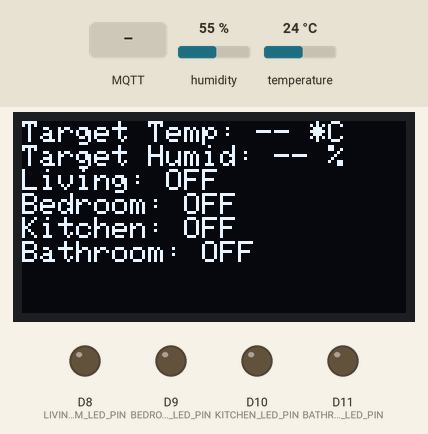
This sketch was run on a simulated Arduino Uno R4 WiFi. Shown: 128×64 one-colour display, output pins drawn as LEDs (lit = HIGH). The test bench sets the inputs (shaded band); at power-on: humidity 55 %, temperature 24 °C. WiFi joins after 1.5 s; servers stay silent unless stated; no MQTT or app messages arrive unless stated; what the sketch prints to the serial monitor is not drawn.

Above: at 2.7 s.
2.8 s: MQTT message "ON" arrives on the first subscribed topic
At 4.8 s:
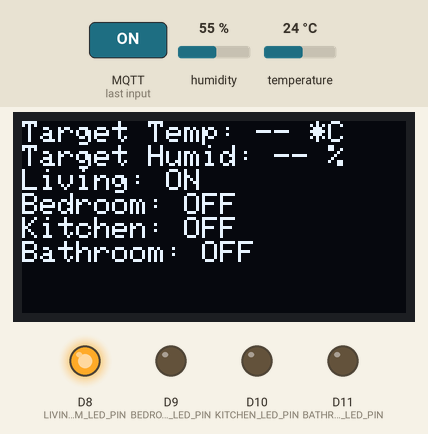
5.1 s: MQTT message "ON" arrives on the second subscribed topic
At 6.9 s:
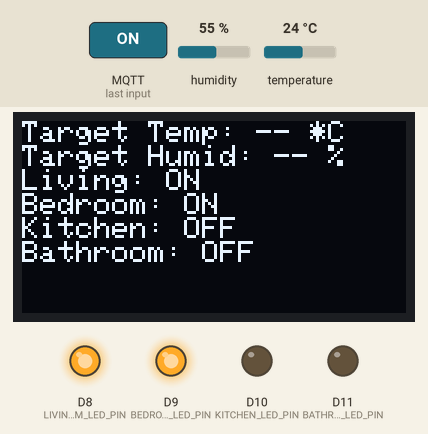
7.2 s: MQTT message "OFF" arrives on the first subscribed topic
At 8.1 s:
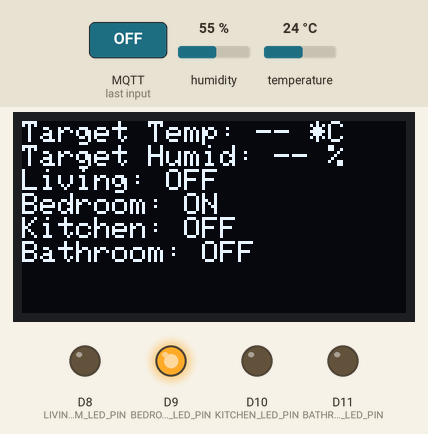
9.2 s: MQTT message "ON" arrives on the third subscribed topic
At 10.3 s:
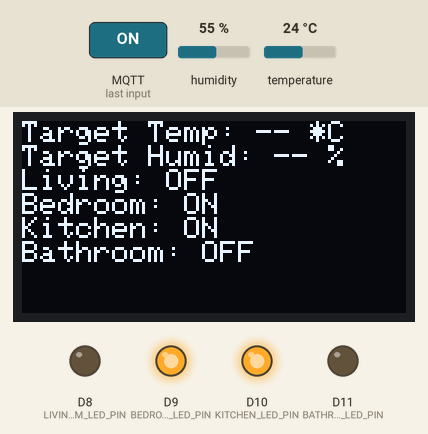
11.3 s: MQTT message "OFF" arrives on the second subscribed topic
At 12.4 s:
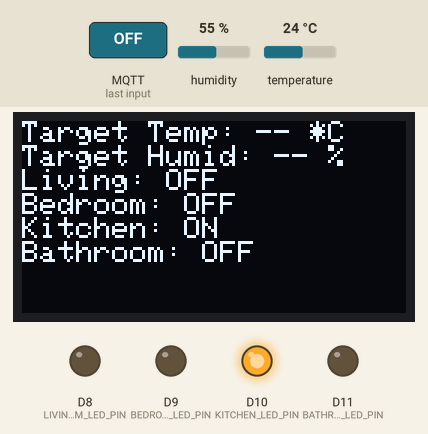
13.3 s: MQTT message "ON" arrives on the first subscribed topic
At 14.6 s:
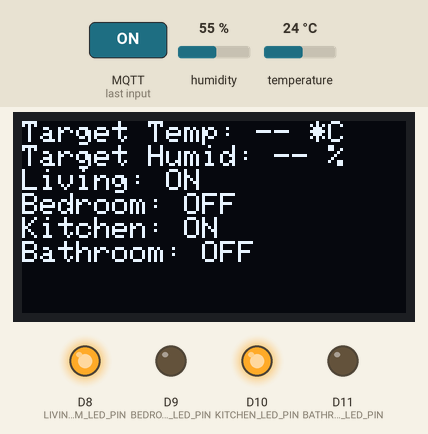
Timing chart, 0 to 16.3 s (numbered marks = the images above; inputs shaded):
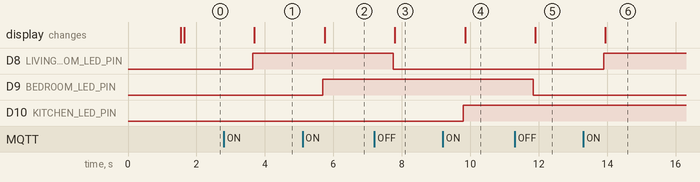

Measured:
- after the input at 2.8 s, D8 (LIVING_ROOM_LED_PIN): LOW → HIGH after 0.85 s; the display: changes after 0.89 s (image 1)
- after the input at 5.1 s, D9 (BEDROOM_LED_PIN): LOW → HIGH after 0.60 s; the display: changes after 0.64 s (image 2)
- after the input at 7.2 s, D8 (LIVING_ROOM_LED_PIN): HIGH → LOW after 0.55 s; the display: changes after 0.59 s (image 3)
- after the input at 9.2 s, D10 (KITCHEN_LED_PIN): LOW → HIGH after 0.60 s; the display: changes after 0.64 s (image 4)
- after the input at 11.3 s, D9 (BEDROOM_LED_PIN): HIGH → LOW after 0.54 s; the display: changes after 0.59 s (image 5)
- after the input at 13.3 s, D8 (LIVING_ROOM_LED_PIN): LOW → HIGH after 0.59 s; the display: changes after 0.64 s (image 6)

The sketch:

script.ino
```cpp
#include <WiFiS3.h>
#include <PubSubClient.h>
#include <DHT.h>
#include <Wire.h>
#include <Adafruit_GFX.h>
#include <Adafruit_SSD1306.h>

// --- WiFi & MQTT ---
const char *ssid = "Hdk";
const char *pswrd = "27082006";
const char *mqtt_server = "172.20.10.2";

// --- DHT11 Sensor ---
#define DHTPIN 3
#define DHTTYPE DHT11
DHT dht(DHTPIN, DHTTYPE);

// --- Multi-Room LEDs ---
#define LIVING_ROOM_LED_PIN 8
#define BEDROOM_LED_PIN 9
#define KITCHEN_LED_PIN 10
#define BATHROOM_LED_PIN 11

String livingRoomLedStatus = "OFF";
String bedroomLedStatus = "OFF";
String kitchenLedStatus = "OFF";
String bathroomLedStatus = "OFF";

// --- OLED Display ---
#define SCREEN_WIDTH 128
#define SCREEN_HEIGHT 64
Adafruit_SSD1306 display(SCREEN_WIDTH, SCREEN_HEIGHT, &Wire, -1);

// --- Variables to store frontend data ---
String roomTemp = "--";
String roomHumid = "--";

WiFiClient wifiClient;
PubSubClient client(wifiClient);

void setup_wifi() {
  delay(10);
  Serial.print("Connecting to ");
  Serial.println(ssid);
  WiFi.begin(ssid, pswrd);

  while (WiFi.status() != WL_CONNECTED) {
    delay(500);
    Serial.print(".");
  }
  Serial.println("\nWiFi connected!");
}

void callback(char* topic, byte* payload, unsigned int length) {
  String message;
  for (unsigned int i = 0; i < length; i++) {
    message += (char)payload[i];
  }

  Serial.print("Message arrived [");
  Serial.print(topic);
  Serial.print("]: ");
  Serial.println(message);

  // Handle multi-room LED commands
  if (String(topic) == "home/living_room/lights/cmd") {
    if (message == "ON") {
      digitalWrite(LIVING_ROOM_LED_PIN, HIGH);
      livingRoomLedStatus = "ON";
    } else if (message == "OFF") {
      digitalWrite(LIVING_ROOM_LED_PIN, LOW);
      livingRoomLedStatus = "OFF";
    }
  }
  else if (String(topic) == "home/bedroom/lights/cmd") {
    if (message == "ON") {
      digitalWrite(BEDROOM_LED_PIN, HIGH);
      bedroomLedStatus = "ON";
    } else if (message == "OFF") {
      digitalWrite(BEDROOM_LED_PIN, LOW);
      bedroomLedStatus = "OFF";
    }
  }
  else if (String(topic) == "home/kitchen/lights/cmd") {
    if (message == "ON") {
      digitalWrite(KITCHEN_LED_PIN, HIGH);
      kitchenLedStatus = "ON";
    } else if (message == "OFF") {
      digitalWrite(KITCHEN_LED_PIN, LOW);
      kitchenLedStatus = "OFF";
    }
  }
  else if (String(topic) == "home/bathroom/lights/cmd") {
    if (message == "ON") {
      digitalWrite(BATHROOM_LED_PIN, HIGH);
      bathroomLedStatus = "ON";
    } else if (message == "OFF") {
      digitalWrite(BATHROOM_LED_PIN, LOW);
      bathroomLedStatus = "OFF";
    }
  }

  // Receive simulated data from frontend
  if (String(topic) == "home/room/data") {
    // Message format: "25.5,60.2" (temperature, humidity)
    int commaIndex = message.indexOf(',');
    if (commaIndex > 0) {
      roomTemp = message.substring(0, commaIndex);
      roomHumid = message.substring(commaIndex + 1);
    }
  }
}

void reconnect() {
  while (!client.connected()) {
    Serial.print("Attempting MQTT connection...");
    if (client.connect("UNO_R4_Client")) {
      Serial.println("connected");
      // Subscribe to multi-room LED commands
      client.subscribe("home/living_room/lights/cmd");
      client.subscribe("home/bedroom/lights/cmd");
      client.subscribe("home/kitchen/lights/cmd");
      client.subscribe("home/bathroom/lights/cmd");
      client.subscribe("home/room/data"); // subscribe to frontend topic
    } else {
      Serial.print("failed, rc=");
      Serial.print(client.state());
      Serial.println(" try again in 5 seconds");
      delay(5000);
    }
  }
}

void setup() {
  Serial.begin(115200);
  dht.begin();

  // Initialize multi-room LED pins
  pinMode(LIVING_ROOM_LED_PIN, OUTPUT);
  pinMode(BEDROOM_LED_PIN, OUTPUT);
  pinMode(KITCHEN_LED_PIN, OUTPUT);
  pinMode(BATHROOM_LED_PIN, OUTPUT);

  setup_wifi();
  client.setServer(mqtt_server, 1883);
  client.setCallback(callback);

  if (!display.begin(SSD1306_SWITCHCAPVCC, 0x3C)) {
    Serial.println(F("SSD1306 allocation failed"));
    for (;;);
  }
  display.clearDisplay();
  display.setTextSize(1);
  display.setTextColor(SSD1306_WHITE);
}

void loop() {
  if (!client.connected()) {
    reconnect();
  }
  client.loop();

  // --- Publish real sensor data to broker ---
  float h = dht.readHumidity();
  float t = dht.readTemperature();

  if (!isnan(h) && !isnan(t)) {
    String payload = String(t) + "," + String(h);
    client.publish("home/dht11", payload.c_str());
    Serial.print("Published sensor: ");
    Serial.println(payload);
  }

  // --- Display simulated data from frontend (home/room/data) ---
  display.clearDisplay();
  display.setCursor(0, 0);
  display.setTextSize(1);

  display.print("Target Temp: ");
  display.println(roomTemp + " *C");

  display.print("Target Humid: ");
  display.println(roomHumid + " %");

  display.print("Living: ");
  display.println(livingRoomLedStatus);

  display.print("Bedroom: ");
  display.println(bedroomLedStatus);

  display.print("Kitchen: ");
  display.println(kitchenLedStatus);

  display.print("Bathroom: ");
  display.println(bathroomLedStatus);

  display.display();

  delay(2000);
}
```
